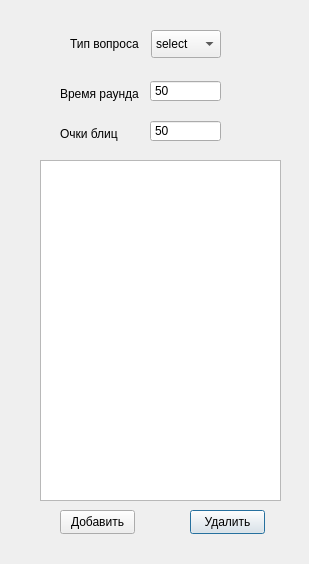
<?xml version="1.0" encoding="UTF-8"?>
<ui version="4.0">
 <class>Dialog</class>
 <widget class="QDialog" name="Dialog">
  <property name="geometry">
   <rect>
    <x>0</x>
    <y>0</y>
    <width>309</width>
    <height>564</height>
   </rect>
  </property>
  <property name="windowTitle">
   <string>Dialog</string>
  </property>
  <widget class="QListWidget" name="All_Question">
   <property name="geometry">
    <rect>
     <x>40</x>
     <y>160</y>
     <width>241</width>
     <height>341</height>
    </rect>
   </property>
   <property name="editTriggers">
    <set>QAbstractItemView::EditTrigger::DoubleClicked|QAbstractItemView::EditTrigger::SelectedClicked</set>
   </property>
   <property name="showDropIndicator" stdset="0">
    <bool>false</bool>
   </property>
  </widget>
  <widget class="QPushButton" name="Del_Quest">
   <property name="geometry">
    <rect>
     <x>190</x>
     <y>510</y>
     <width>75</width>
     <height>24</height>
    </rect>
   </property>
   <property name="text">
    <string>Удалить</string>
   </property>
  </widget>
  <widget class="QPushButton" name="Add_Quest">
   <property name="geometry">
    <rect>
     <x>60</x>
     <y>510</y>
     <width>75</width>
     <height>24</height>
    </rect>
   </property>
   <property name="text">
    <string>Добавить</string>
   </property>
  </widget>
  <widget class="QLabel" name="label_22">
   <property name="geometry">
    <rect>
     <x>70</x>
     <y>30</y>
     <width>71</width>
     <height>28</height>
    </rect>
   </property>
   <property name="text">
    <string>Тип вопроса</string>
   </property>
  </widget>
  <widget class="QComboBox" name="Type_Quest">
   <property name="geometry">
    <rect>
     <x>151</x>
     <y>30</y>
     <width>70</width>
     <height>28</height>
    </rect>
   </property>
   <item>
    <property name="text">
     <string>select</string>
    </property>
   </item>
   <item>
    <property name="text">
     <string>text</string>
    </property>
   </item>
  </widget>
  <widget class="QSpinBox" name="Second_Round">
   <property name="geometry">
    <rect>
     <x>150</x>
     <y>80</y>
     <width>71</width>
     <height>22</height>
    </rect>
   </property>
   <property name="focusPolicy">
    <enum>Qt::FocusPolicy::WheelFocus</enum>
   </property>
   <property name="contextMenuPolicy">
    <enum>Qt::ContextMenuPolicy::DefaultContextMenu</enum>
   </property>
   <property name="layoutDirection">
    <enum>Qt::LayoutDirection::LeftToRight</enum>
   </property>
   <property name="wrapping">
    <bool>true</bool>
   </property>
   <property name="frame">
    <bool>true</bool>
   </property>
   <property name="buttonSymbols">
    <enum>QAbstractSpinBox::ButtonSymbols::NoButtons</enum>
   </property>
   <property name="accelerated">
    <bool>true</bool>
   </property>
   <property name="keyboardTracking">
    <bool>true</bool>
   </property>
   <property name="maximum">
    <number>300</number>
   </property>
   <property name="singleStep">
    <number>1</number>
   </property>
   <property name="stepType">
    <enum>QAbstractSpinBox::StepType::DefaultStepType</enum>
   </property>
   <property name="value">
    <number>50</number>
   </property>
  </widget>
  <widget class="QLabel" name="label_24">
   <property name="geometry">
    <rect>
     <x>60</x>
     <y>80</y>
     <width>81</width>
     <height>28</height>
    </rect>
   </property>
   <property name="text">
    <string>Время раунда</string>
   </property>
  </widget>
  <widget class="QSpinBox" name="Blitz_Score_2">
   <property name="geometry">
    <rect>
     <x>150</x>
     <y>120</y>
     <width>71</width>
     <height>22</height>
    </rect>
   </property>
   <property name="focusPolicy">
    <enum>Qt::FocusPolicy::WheelFocus</enum>
   </property>
   <property name="contextMenuPolicy">
    <enum>Qt::ContextMenuPolicy::DefaultContextMenu</enum>
   </property>
   <property name="layoutDirection">
    <enum>Qt::LayoutDirection::LeftToRight</enum>
   </property>
   <property name="wrapping">
    <bool>true</bool>
   </property>
   <property name="frame">
    <bool>true</bool>
   </property>
   <property name="buttonSymbols">
    <enum>QAbstractSpinBox::ButtonSymbols::NoButtons</enum>
   </property>
   <property name="accelerated">
    <bool>true</bool>
   </property>
   <property name="keyboardTracking">
    <bool>true</bool>
   </property>
   <property name="maximum">
    <number>300</number>
   </property>
   <property name="singleStep">
    <number>1</number>
   </property>
   <property name="stepType">
    <enum>QAbstractSpinBox::StepType::DefaultStepType</enum>
   </property>
   <property name="value">
    <number>50</number>
   </property>
  </widget>
  <widget class="QLabel" name="Blitz_label_2">
   <property name="geometry">
    <rect>
     <x>60</x>
     <y>120</y>
     <width>81</width>
     <height>28</height>
    </rect>
   </property>
   <property name="text">
    <string>Очки блиц</string>
   </property>
  </widget>
 </widget>
 <resources/>
 <connections/>
</ui>
